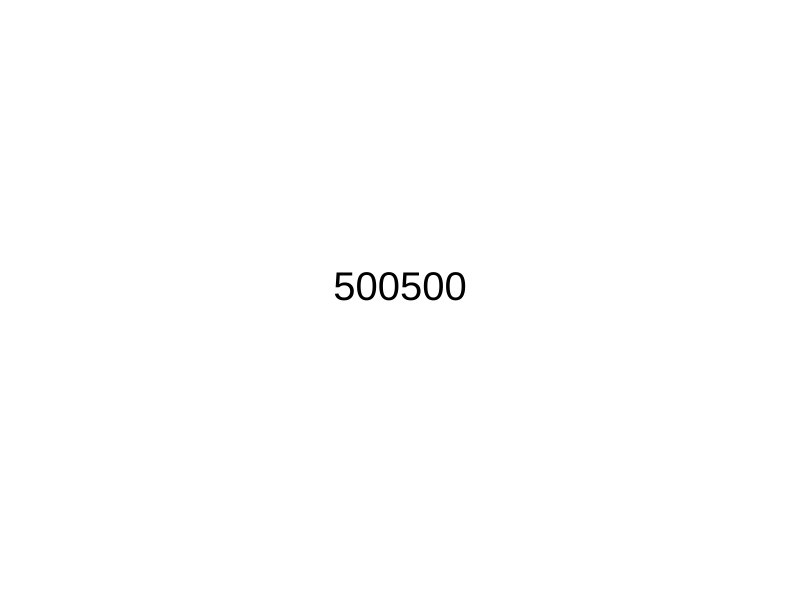
Frame 1 (no input)
Frame 60 (no input): identical to frame 1, image omitted
Frame 120 (the mouse pressed at the canvas centre since frame 60): identical to frame 1, image omitted

The p5.js sketch that drew this single still picture (run headless with seeded random() and noise() and a simulated clock; from frame 60 on, the mouse is pressed at the canvas centre):

// p5.js sketch
// ── sketch.js
// P5.JS TEMPLATE

// SETUP FUNCTION - Runs once at beginning of program
function setup() {
    createCanvas(800, 600);

    total = 0;
    var num
    for (num = 1; num <= 1000; num += 1) {
        total += num
    }
    console.log(total)

}

// DRAW FUNCTION - Loops @ 60FPS by default
function draw() {
    background("white");

    textSize(40);
    textAlign(CENTER);
    text(total, 400, 300);

}
